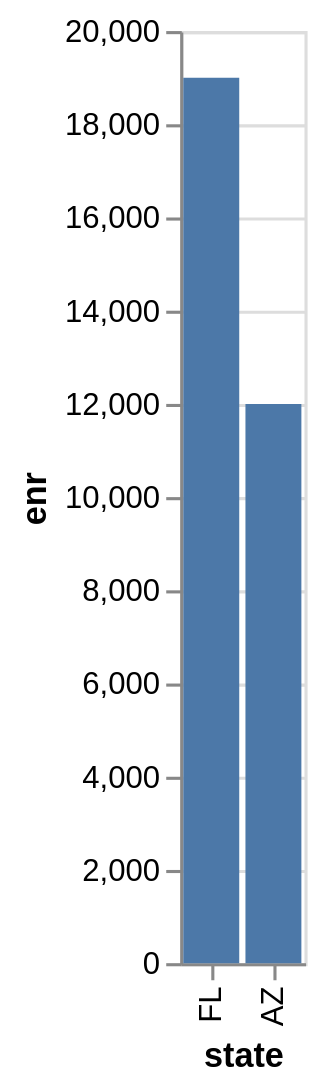

The Vega-Lite source for this figure:
### Vega-Lite specification from a JSON file in a GitHub repository (floating-point values rounded to 4 significant figures)
{"data": {"values": [{"x_data": "FL", "y_data": 19000}, {"x_data": "AZ", "y_data": 12000}]}, "mark": "bar", "encoding": {"x": {"field": "x_data", "type": "nominal", "title": "state", "sort": {"op": "sum", "field": "y_data", "order": "descending"}}, "y": {"field": "y_data", "type": "quantitative", "title": "enr"}}}
